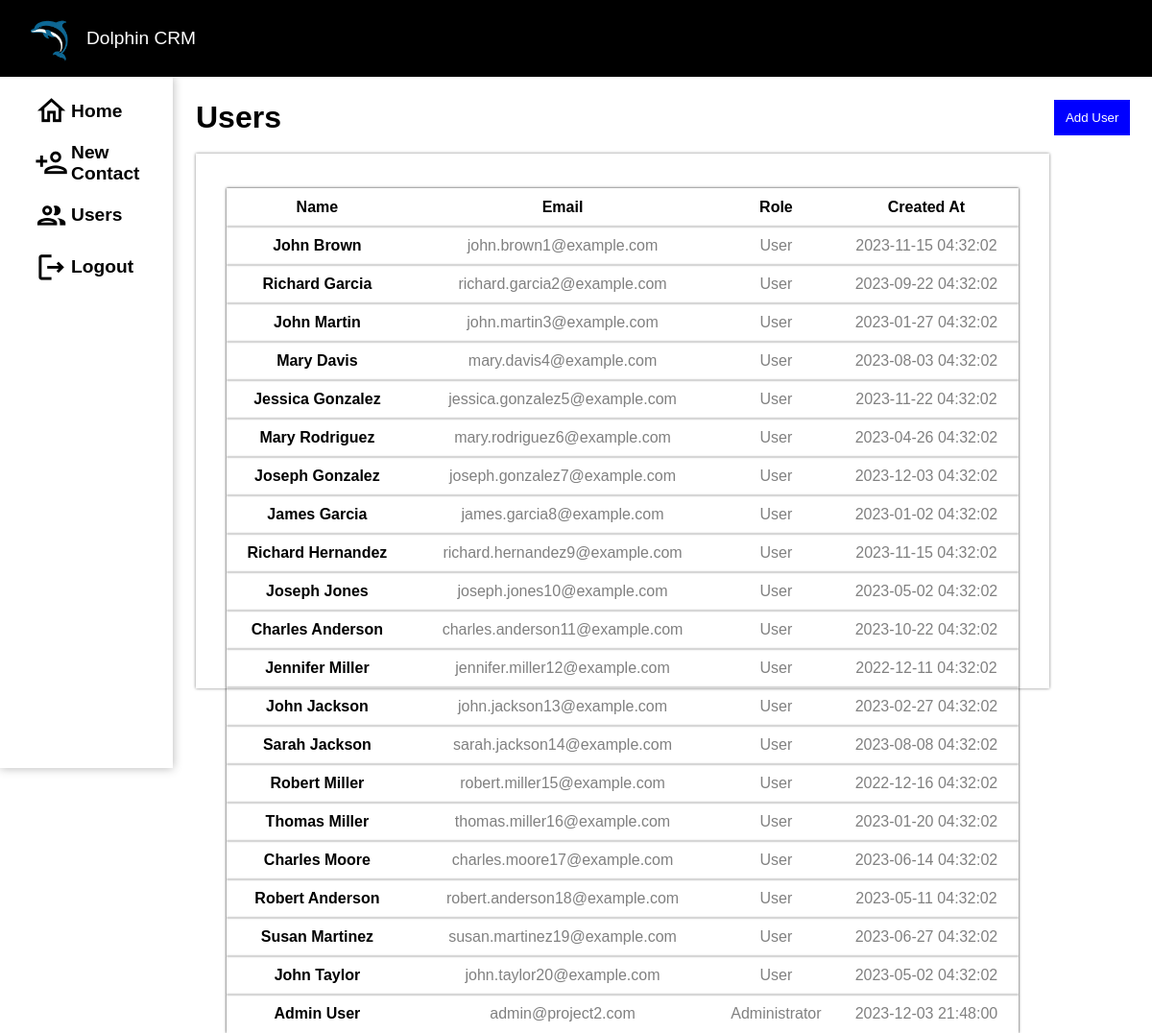
/view_users.php, run on an earlier commit of the app's database.
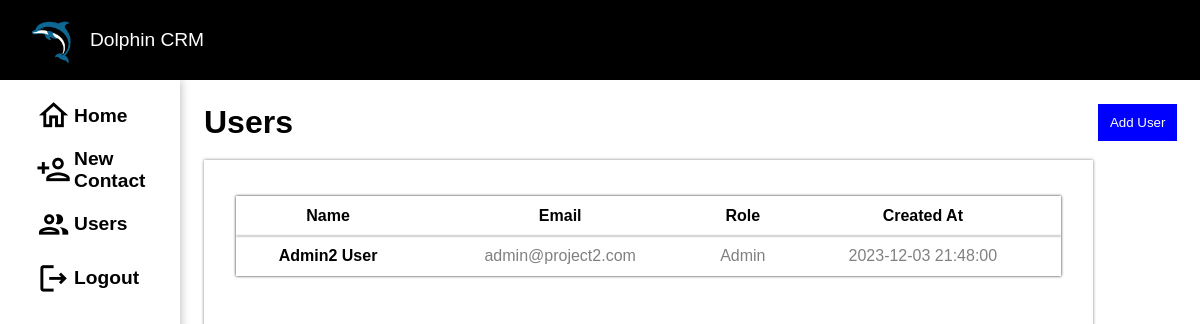
And on a later commit of the database.
### tables this page shows
CREATE TABLE Users (
    id INTEGER AUTO_INCREMENT PRIMARY KEY,
    firstname VARCHAR(255),
    lastname VARCHAR(255),
    password VARCHAR(255),
    email VARCHAR(255),
    role VARCHAR(255),
    created_at DATETIME
);

### view_users.php (the view, shortened to what this page needs)
<?php
$host = 'localhost';
$db = 'dolphin_crm';
$user = 'user';
$pass = 'password123';
$charset = 'utf8mb4';
$dsn = "mysql:host=$host;dbname=$db;charset=$charset";
$options = [
    PDO::ATTR_ERRMODE => PDO::ERRMODE_EXCEPTION,
    PDO::ATTR_DEFAULT_FETCH_MODE => PDO::FETCH_ASSOC,
    PDO::ATTR_EMULATE_PREPARES => false,
];
try {
    $pdo = new PDO($dsn, $user, $pass, $options);
    $stmt = $pdo->prepare("SELECT firstname, lastname, email, role, created_at FROM Users");
    $stmt->execute();
    $users = $stmt->fetchAll();
} catch (\PDOException $e) {
    die("Database connection error: " . $e->getMessage());
}
?>
<!DOCTYPE html>
<html lang="en">
<head>
    <link rel="stylesheet" href="styles.css">
</head>
<body>
    <div class="view_users">
        <nav class="nav-bar">
            <img src="images/Dolphin.png" alt="">
            <p>Dolphin CRM</p>
        </nav>
        <div class="side-bar">
            <ul>
                <li><a href="dashboard.php?userId=<?php echo htmlspecialchars($_SESSION['user']['id']);?>"><span class="material-icons-outlined icon" style="font-size: 2.2rem;">home</span> Home</a></li>
                <li><a href="new_contact.php?userId=<?php echo htmlspecialchars($_SESSION['user']['id']);?>"><span class="material-icons-outlined icon" style="font-size: 2.2rem;">person_add</span> New Contact</a></li>
                <li><a href="view_users.php?userId=<?php echo htmlspecialchars($_SESSION['user']['id']);?>"><span class="material-icons-outlined icon" style="font-size: 2.2rem;">group</span> Users</a></li>
                <li><a href="logout.php?userId=<?php echo htmlspecialchars($_SESSION['user']['id']);?>"><span class="material-icons-outlined icon" style="font-size: 2.2rem;">logout</span> Logout</a></li>
            </ul>
        </div>
        <div class="view-users-box">
            <div class="header">
                <h1>Users</h1>
                <button><a href="new_user.php">Add User</a></button>
            </div>
           <div class="table-box">
            <table>
                <thead>
                    <tr>
                        <th>Name</th>
                        <th>Email</th>
                        <th>Role</th>
                        <th>Created At</th>
                    </tr>
                </thead>
                <tbody id="userTableBody">
                    <?php foreach ($users as $user): ?>
                            <tr>
                                <td class="name-col"><?php echo htmlspecialchars($user['firstname'] . ' ' . $user['lastname']); ?></td>
                                <td><?php echo htmlspecialchars($user['email']); ?></td>
                                <td><?php echo htmlspecialchars($user['role']); ?></td>
                                <td><?php echo htmlspecialchars($user['created_at']); ?></td>
                            </tr>
                        <?php endforeach; ?>
                </tbody>
            </table>
           </div>
        </div>
    </div>
</body>
</html>

### styles.css (style rules this page uses)
* { margin: 0; padding: 0; box-sizing: border-box; font-family: sans-serif; }
.view_users { height: 100vh; width: 100vw; position: relative; }
.nav-bar { width: 100%; height: 10%; background-color: black; color: white; display: flex; align-items: center; padding-left: 18px; font-size: 1.2rem; }
.nav-bar img { height: 90%; }
.side-bar { width: 15%; height: 90%; position: absolute; left: 0; padding-top:1.5% ; box-shadow: 0px 0px 10px 0px rgba(0,0,0,0.3); }
.side-bar ul { width: 100%; display: flex; flex-direction: column; gap: 1.2rem; height: 50%; }
.side-bar ul li { list-style: none; width: 100%; height: 10%; padding-left: 20%; display: flex; align-items: center; font-size: 1.2rem; font-weight:600; }
.side-bar ul li a { display: flex; align-items: center; width: 100%; height: 100%; text-decoration: none; color: black; }
.icon { margin-right: 2%; }
.view-users-box { margin-left: 15%; height: 90%; width: 80%; padding-left: 2%; padding-top: 2%; }
.view-users-box .header { width: 104%; display: flex; justify-content: space-between; }
.view-users-box .header button { padding-left: 12px; padding-right: 12px; padding-top: 8px; padding-bottom: 8px; background-color: blue; border: none; color: white; }
.view-users-box .header button a { text-decoration: none; color: white; }
.table-box { width: 95%; box-shadow: 0px 0px 3px 0px rgba(0,0,0,0.5); padding-left: 24px; padding-right: 24px; padding-top: 36px; padding-bottom: 36px; margin-top: 2%; display: flex; align-items: flex-start; justify-content: center; height: 80%; }
.view-users-box table { width: 98%; box-shadow: 0px 0px 3px 0px rgba(0,0,0,0.5); border-collapse: collapse; }
.view-users-box tr { text-align: center; box-shadow: 0px 0px 2px 0px rgba(0,0,0,0.5); height: 2.5rem; }
.view-users-box table td { color: grey; }
.name-col { font-weight: bold; color: black !important; }
thead tr { padding: 8px; text-align: left; }

What changed in the data, as far as the page shows it:
removed users: firstname+lastname "John Brown", email "john.brown1@example.com", role "User", created_at "2023-11-15 04:32:02"
removed users: firstname+lastname "Richard Garcia", email "richard.garcia2@example.com", role "User", created_at "2023-09-22 04:32:02"
removed users: firstname+lastname "John Martin", email "john.martin3@example.com", role "User", created_at "2023-01-27 04:32:02"
removed users: firstname+lastname "Mary Davis", email "mary.davis4@example.com", role "User", created_at "2023-08-03 04:32:02"
removed users: firstname+lastname "Jessica Gonzalez", email "jessica.gonzalez5@example.com", role "User", created_at "2023-11-22 04:32:02"
removed users: firstname+lastname "Mary Rodriguez", email "mary.rodriguez6@example.com", role "User", created_at "2023-04-26 04:32:02"
removed users: firstname+lastname "Joseph Gonzalez", email "joseph.gonzalez7@example.com", role "User", created_at "2023-12-03 04:32:02"
removed users: firstname+lastname "James Garcia", email "james.garcia8@example.com", role "User", created_at "2023-01-02 04:32:02"
removed users: firstname+lastname "Richard Hernandez", email "richard.hernandez9@example.com", role "User", created_at "2023-11-15 04:32:02"
removed users: firstname+lastname "Joseph Jones", email "joseph.jones10@example.com", role "User", created_at "2023-05-02 04:32:02"
removed users: firstname+lastname "Charles Anderson", email "charles.anderson11@example.com", role "User", created_at "2023-10-22 04:32:02"
removed users: firstname+lastname "Jennifer Miller", email "jennifer.miller12@example.com", role "User", created_at "2022-12-11 04:32:02"
removed users: firstname+lastname "John Jackson", email "john.jackson13@example.com", role "User", created_at "2023-02-27 04:32:02"
removed users: firstname+lastname "Sarah Jackson", email "sarah.jackson14@example.com", role "User", created_at "2023-08-08 04:32:02"
removed users: firstname+lastname "Robert Miller", email "robert.miller15@example.com", role "User", created_at "2022-12-16 04:32:02"
removed users: firstname+lastname "Thomas Miller", email "thomas.miller16@example.com", role "User", created_at "2023-01-20 04:32:02"
removed users: firstname+lastname "Charles Moore", email "charles.moore17@example.com", role "User", created_at "2023-06-14 04:32:02"
removed users: firstname+lastname "Robert Anderson", email "robert.anderson18@example.com", role "User", created_at "2023-05-11 04:32:02"
removed users: firstname+lastname "Susan Martinez", email "susan.martinez19@example.com", role "User", created_at "2023-06-27 04:32:02"
removed users: firstname+lastname "John Taylor", email "john.taylor20@example.com", role "User", created_at "2023-05-02 04:32:02"
removed users: firstname+lastname "Admin User", email "admin@project2.com", role "Administrator", created_at "2023-12-03 21:48:00"
added users: firstname+lastname "Admin2 User", email "admin@project2.com", role "Admin", created_at "2023-12-03 21:48:00"
